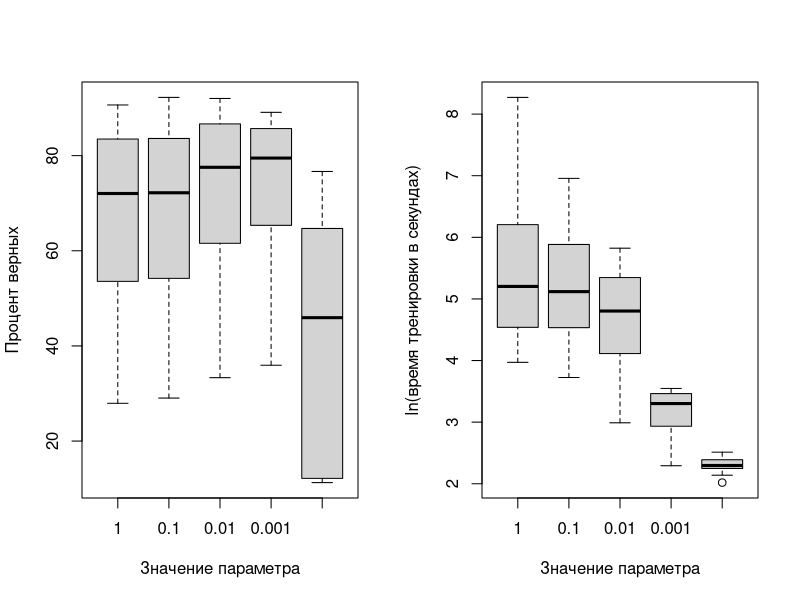

Here is the R script that generated this plot:
noiseRates <- 0:8
noiseRates<- noiseRates / 10
#plot perfomance degradation
perf <- read.csv("perfomance_table.csv")
perf <- perf[2:6]
tim <- read.csv("time_training.csv")
tim <- tim[2:6]
pdf("graphics/c_param.pdf",width = 11 ,height = 5,family= "URWHelvetica", encoding="CP1251") 
par(mfrow=c(1, 2))
boxplot(perf, names=c(1.0, 0.1, 0.01, 0.001, 0.0001), xlab="Значение параметра", ylab="Процент верных")
boxplot(log(tim), names=c(1.0, 0.1, 0.01, 0.001, 0.0001), xlab="Значение параметра", ylab="ln(время тренировки в секундах)")
dev.off()